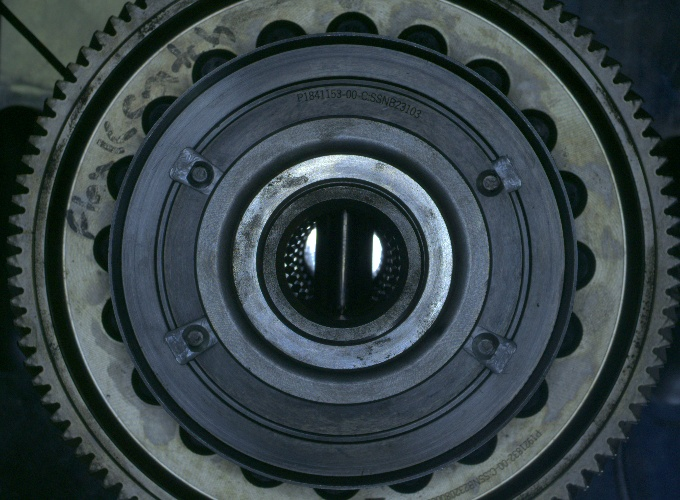
#> input picture test_vision/muvro/images/bolts.jpeg, 680 x 500 px
$ python -i camplate.py   (imports and definitions only)
#> lines starting #> are read from the running program, lines starting #| are printed output that depends on the picture; after the words box and inside, x2 and y2 are one past the last pixel; in counts of white or black regions, pixels touching at a corner belong together
### test_vision/muvro/cam.py
from pypylon import pylon
import numpy as np
import cv2 as cv
import random

class camera_streams:
    capture = None
    mode = None
    IP = None
    path = None

    def __init__(self, mode, IP=None, path=None):
        self.IP = IP
        self.mode = mode
        self.path = path
        if mode == 'Industrial':

            self.capture = pylon.InstantCamera(pylon.TlFactory.GetInstance().CreateFirstDevice())
            self.capture.Open()
            self.capture.ExposureTime.SetValue(50000)
            self.capture.StartGrabbing(pylon.GrabStrategy_LatestImageOnly)
            self.converter = pylon.ImageFormatConverter()
            self.converter.OutputPixelFormat = pylon.PixelType_RGB16packed
            self.converter.OutputBitAlignment = pylon.OutputBitAlignment_LsbAligned
            self.bgr_img = self.frame = np.ndarray(shape=(self.capture.Height.Value, self.capture.Width.Value, 3),
                                                   dtype=np.uint8)
        elif mode == "IP cam":
            self.capture = cv.VideoCapture(self.IP)
            if self.capture.isOpened():
                print("IP Camera Connected.")
            else:
                print("Please check the host address/network connectivity")

        elif mode == "fromfile":
            self.capture = cv.VideoCapture(self.path)
            if self.capture.isOpened():
                print("Video File Ready to Read.")
            else:
                print("Path may be incorrect. Please check again.")

        else:
            for cameraID in range(0, 200):
                print("Looking for open camera device.")
                self.capture = cv.VideoCapture(cameraID)
                if self.capture.isOpened():
                    print("Working camID: ", cameraID)
                    break
                if cameraID == 200:
                    print("No camera ID is found working")

    # [23 lines left out: function get_frame, not called in this run]

    def __del__(self):
        self.capture.close()
# [26 lines that do not run on import are left out]

# [75 lines of commented-out code are left out]

### test_vision/muvro/camplate.py
import cv2
import os
import numpy as np
import json
from cam import camera_streams
# [1 line that did not run here, left out]
def image_loc(foldername):
    # extractte file
    fileName = []
    for root, dirs, files in os.walk(os.path.abspath(foldername)):
        for namef in files:
            #                 print(os.path.abspath(os.path.join(root, namef)))
            file_name = os.path.abspath(os.path.join(root, namef))
            fileName.append(file_name)
    return fileName
# good=image_loc("sona_data/down")
# # good=image_loc("sona_data/wcamring")
# img=cv2.imread(good[1])
# [1 line that did not run here, left out]
# r=cv2.selectROI(img)
r=(448, 190, 100, 120)#(498, 274, 26, 16)#
# [1 line not run here, left out]
mi=0
mx=0
def camplate(image):
#> called with image = 'images/bolts.jpeg'
    global r,mi,mx
    try:   img=cv2.imread(image)
#> img is the input picture: shape (500, 680, 3); mean B, G, R 70.4, 66.5, 54.4
    except:img=image
    gray=cv2.cvtColor(img,cv2.COLOR_BGR2GRAY)
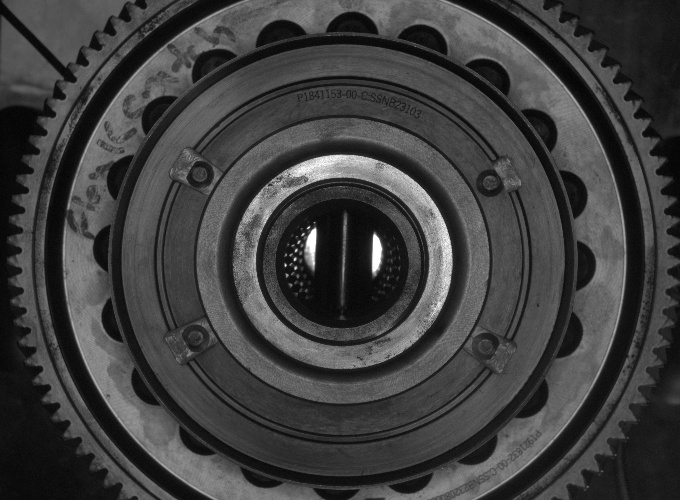
#> gray: shape (500, 680); min 2, max 255, mean 63.3
    img=cv2.rectangle(img,(r[0],r[1]),(r[0]+r[2],r[1]+r[3]),255,1)
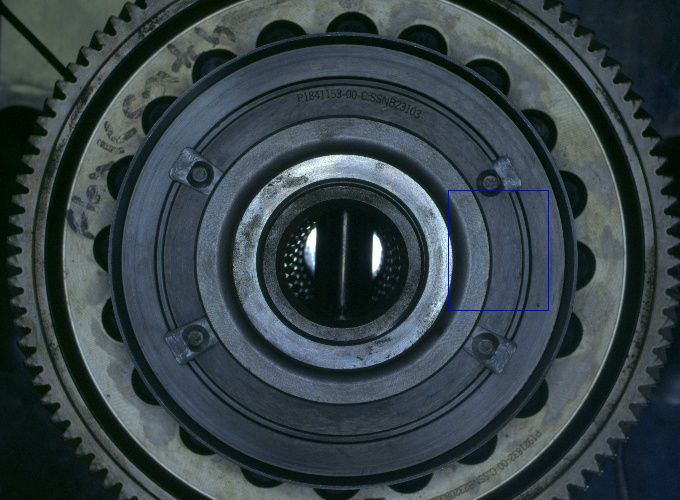
#> img: shape (500, 680, 3); 0.13% of pixels changed, all inside (x1, y1, x2, y2) = (448, 190, 549, 311)

    roi = gray[int(r[1]):int(r[1]+r[3]),
                      int(r[0]):int(r[0]+r[2])]
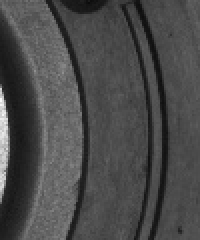
#> roi: shape (120, 100) (shown 2 times larger); min 11, max 249, mean 74.6
    bl=cv2.medianBlur(roi,3)

    roi=cv2.threshold(bl,0,255,cv2.THRESH_BINARY+cv2.THRESH_OTSU)[1]
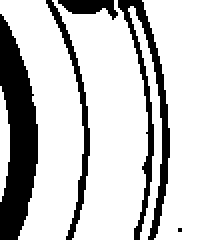
#> roi: shape (120, 100) (shown 2 times larger); 77% white; 5 black regions (1 under 20 px), largest, box (x1, y1, x2, y2) and area: (0, 7, 19, 120) 1382, (59, 0, 85, 120) 820, (23, 0, 45, 120) 387, (29, 0, 59, 10) 173

    n_white=np.count_nonzero(roi == 255)
#> n_white = 9234

    roi=cv2.resize(roi,(400,400))
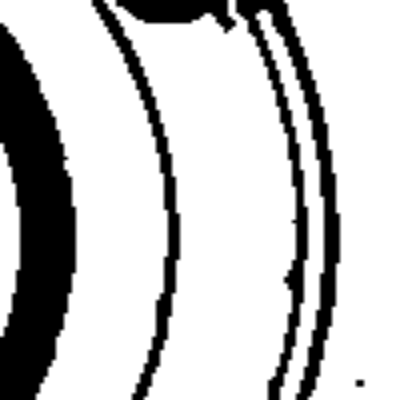
#> roi: shape (400, 400); min 0, max 255, mean 196.2
    if mi==0:
        mi=n_white
#> mi = 9234
    if mx==0:
        mx=n_white
#> mx = 9234
    if mi>n_white:
        mi=n_white
    if mx<n_white:
        mx=n_white
    cv2.imshow("img",img)
    cv2.imshow("roi",roi)

# for i in good:
#     camplate(i)
#     if cv2.waitKey(20)==ord('q'):break


# [8 lines not run here, left out]

camplatethrust=[mi,mx]
spr=json.dumps(r)
# [2 lines not run here, left out]

camplatethrust=json.dumps(camplatethrust)
# [2 lines not run here, left out]


>>> result = camplate('images/bolts.jpeg')

$ run again, on test_vision/muvro/images/cam_ring.jpg
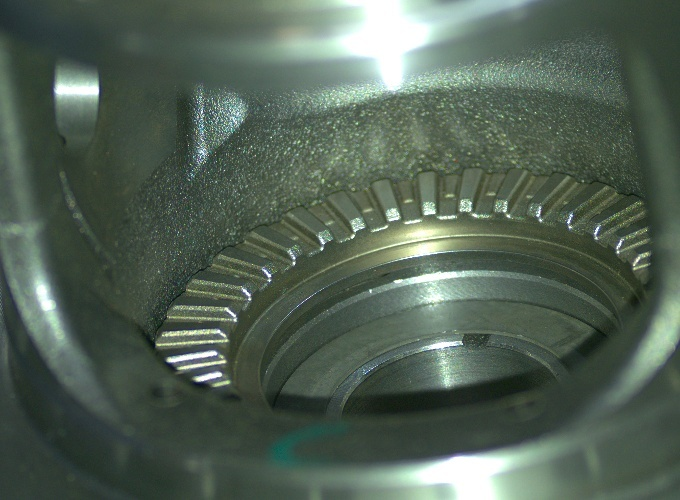
#> input picture test_vision/muvro/images/cam_ring.jpg, 680 x 500 px
#> in camplate, img is the input picture: shape (500, 680, 3); mean B, G, R 85, 97.9, 82.8
#> img: shape (500, 680, 3); 0.13% of pixels changed, all inside (x1, y1, x2, y2) = (448, 190, 549, 311)
#> in camplate, `roi=cv2.threshold(bl,0,255,cv2.THRESH_BINARY+cv2.THRESH_OTSU)[1]`:
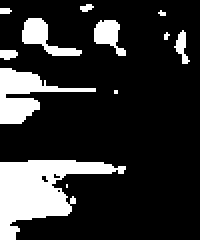
#> roi: shape (120, 100) (shown 2 times larger); 18.6% white; 12 white regions (6 under 20 px), largest, box (x1, y1, x2, y2) and area: (0, 80, 63, 120) 1172, (0, 34, 48, 62) 515, (11, 9, 41, 28) 226, (47, 10, 63, 28) 159, (87, 15, 95, 32) 63, (0, 25, 9, 30) 37
#> n_white = 2229
#> in camplate, `roi=cv2.resize(roi,(400,400))`:
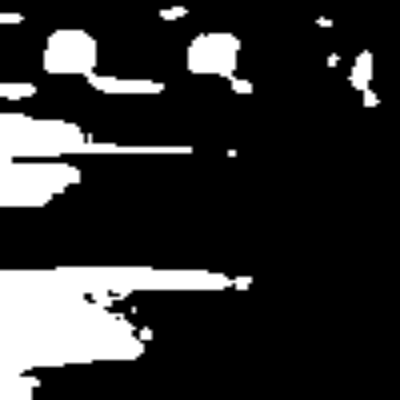
#> roi: shape (400, 400); min 0, max 255, mean 47.4

$ run again, on test_vision/muvro/images/emp_washer.jpg
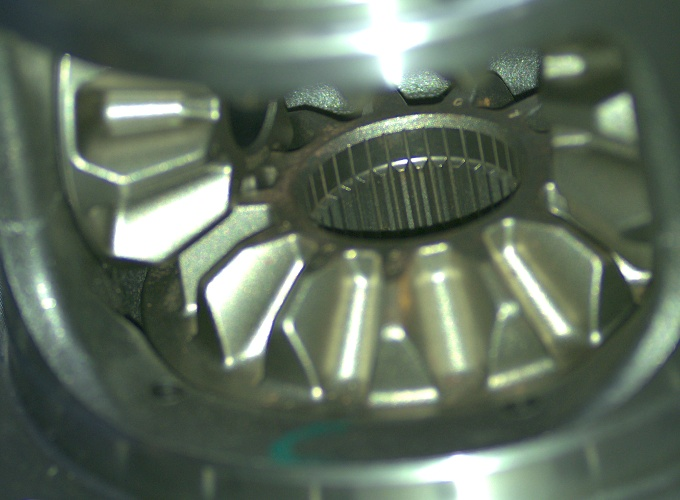
#> input picture test_vision/muvro/images/emp_washer.jpg, 680 x 500 px
#> in camplate, img is the input picture: shape (500, 680, 3); mean B, G, R 93.7, 108.8, 95.1
#> img: shape (500, 680, 3); 0.13% of pixels changed, all inside (x1, y1, x2, y2) = (448, 190, 549, 311)
#> in camplate, `roi=cv2.threshold(bl,0,255,cv2.THRESH_BINARY+cv2.THRESH_OTSU)[1]`:
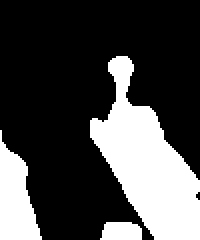
#> roi: shape (120, 100) (shown 2 times larger); 27.7% white; 3 white regions, box (x1, y1, x2, y2) and area: (45, 28, 100, 120) 2465, (0, 65, 21, 120) 694, (50, 111, 71, 120) 168
#> n_white = 3327
#> in camplate, `roi=cv2.resize(roi,(400,400))`:
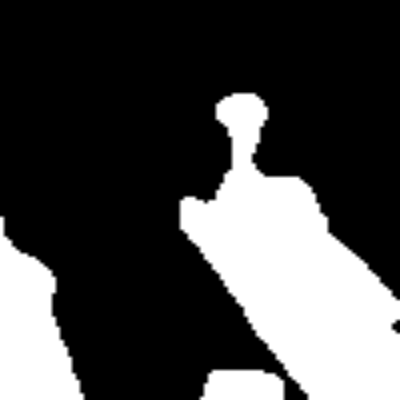
#> roi: shape (400, 400); min 0, max 255, mean 70.7
